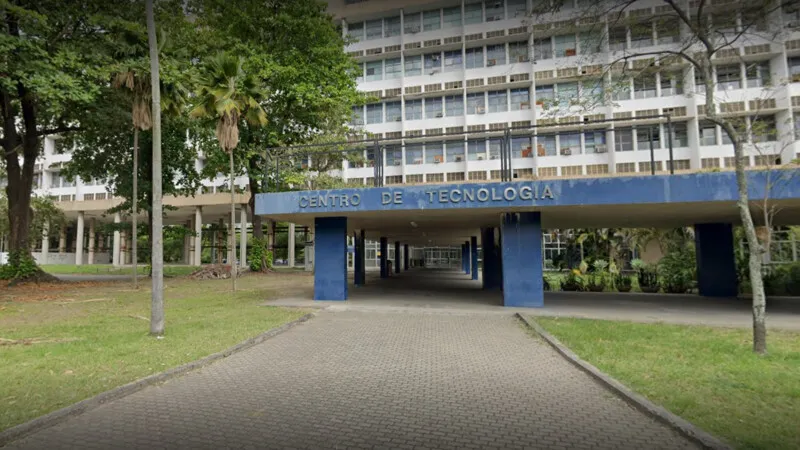
#> input picture CT_frente.jpg, 800 x 450 px
$ python Image_Edge_Recognition.py
#> lines starting #> are read from the running program, lines starting #| are printed output that depends on the picture
import matplotlib.pyplot as plt
import cv2 as cv
import numpy as np

image = cv.imread("CT_frente.jpg")
#> image is the input picture: shape (450, 800, 3); mean B, G, R 89.8, 108.5, 105.9

if image is not None:
    print("image loaded succesfuly")

else:
    print("ERROR! Failed to load image!")
gray_image = cv.cvtColor(image, cv.COLOR_BGR2GRAY)
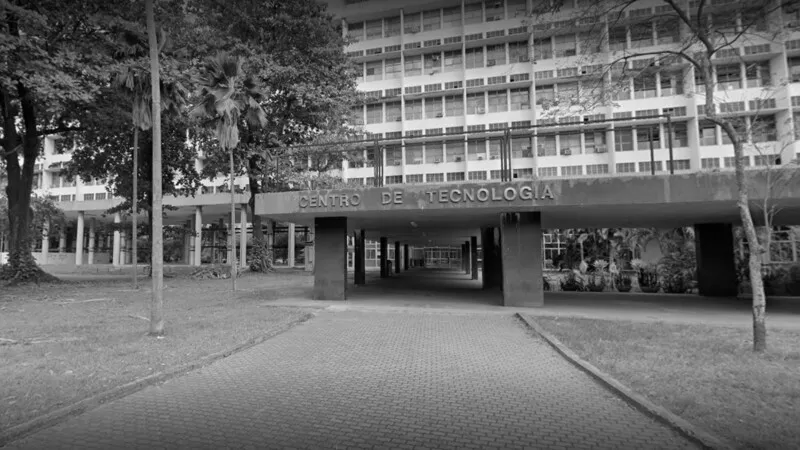
#> gray_image: shape (450, 800); min 0, max 252, mean 105.6
GB_image = cv.GaussianBlur(gray_image, (3,3), 0)
edges = cv.Canny(GB_image, 100,200)
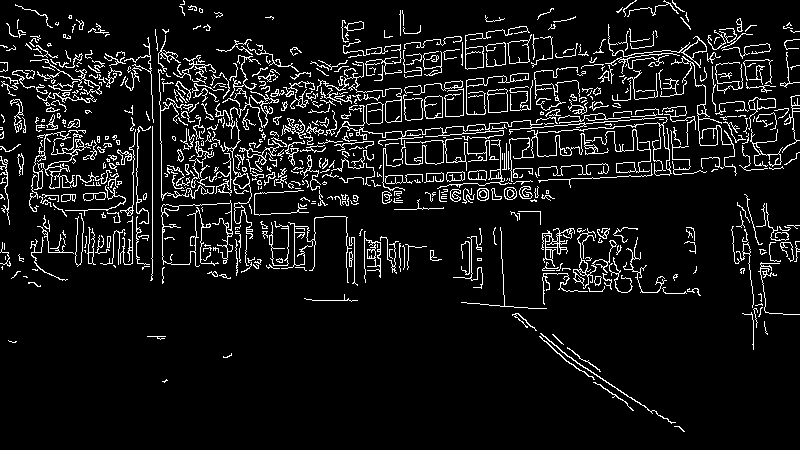
#> edges: shape (450, 800); 8.4% white in thin lines or dots


# fig, ax = plt.subplots(ncols=2, figsize=(15,5))
# ax[0].imshow(image, cmap='gray')
# ax[0].set_title('Original Image in BW')
# ax[0].axis('off')
# ax[1].imshow(edges, cmap = 'gray')
# ax[1].set_title('Edge Image')
# ax[1].axis('off')
# #plt.subplot(121)
# plt.imshow(image,cmap = 'gray')
# plt.title('Original Image'), plt.xticks([]), plt.yticks([])
# #plt.subplot(122)
# plt.imshow(edges,cmap = 'gray')
# plt.title('Edge Image'), plt.xticks([]), plt.yticks([])

if __name__ == "__main__":
    cv.imshow("Edge Detected Image", edges)
    # plt.show()
    #cv.imwrite('grayscaleimage.jpg', gray_image)
    cv.waitKey(0)
    cv.destroyAllWindows()
